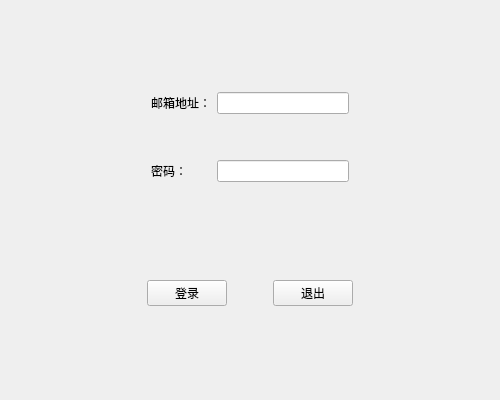
<?xml version="1.0" encoding="UTF-8"?>
<ui version="4.0">
 <class>MainWindow</class>
 <widget class="QMainWindow" name="MainWindow">
  <property name="enabled">
   <bool>true</bool>
  </property>
  <property name="geometry">
   <rect>
    <x>0</x>
    <y>0</y>
    <width>500</width>
    <height>400</height>
   </rect>
  </property>
  <property name="minimumSize">
   <size>
    <width>500</width>
    <height>400</height>
   </size>
  </property>
  <property name="maximumSize">
   <size>
    <width>500</width>
    <height>400</height>
   </size>
  </property>
  <property name="windowTitle">
   <string>登录窗口</string>
  </property>
  <property name="toolButtonStyle">
   <enum>Qt::ToolButtonIconOnly</enum>
  </property>
  <widget class="QWidget" name="centralwidget">
   <layout class="QVBoxLayout" name="verticalLayout">
    <item>
     <widget class="QWidget" name="widget_4" native="true">
      <property name="sizePolicy">
       <sizepolicy hsizetype="Preferred" vsizetype="Fixed">
        <horstretch>0</horstretch>
        <verstretch>0</verstretch>
       </sizepolicy>
      </property>
      <layout class="QGridLayout" name="gridLayout">
       <item row="2" column="3">
        <widget class="QLineEdit" name="password">
         <property name="echoMode">
          <enum>QLineEdit::Password</enum>
         </property>
        </widget>
       </item>
       <item row="0" column="3">
        <widget class="QLineEdit" name="email_address"/>
       </item>
       <item row="0" column="1">
        <widget class="QLabel" name="label_2">
         <property name="text">
          <string>邮箱地址：</string>
         </property>
        </widget>
       </item>
       <item row="2" column="1">
        <widget class="QLabel" name="label_3">
         <property name="text">
          <string>密码：</string>
         </property>
        </widget>
       </item>
       <item row="0" column="0">
        <spacer name="horizontalSpacer_4">
         <property name="orientation">
          <enum>Qt::Horizontal</enum>
         </property>
         <property name="sizeHint" stdset="0">
          <size>
           <width>40</width>
           <height>20</height>
          </size>
         </property>
        </spacer>
       </item>
       <item row="0" column="4">
        <spacer name="horizontalSpacer_5">
         <property name="orientation">
          <enum>Qt::Horizontal</enum>
         </property>
         <property name="sizeHint" stdset="0">
          <size>
           <width>40</width>
           <height>20</height>
          </size>
         </property>
        </spacer>
       </item>
       <item row="1" column="1">
        <spacer name="verticalSpacer">
         <property name="orientation">
          <enum>Qt::Vertical</enum>
         </property>
         <property name="sizeHint" stdset="0">
          <size>
           <width>20</width>
           <height>40</height>
          </size>
         </property>
        </spacer>
       </item>
      </layout>
     </widget>
    </item>
    <item>
     <widget class="QWidget" name="widget_3" native="true">
      <property name="sizePolicy">
       <sizepolicy hsizetype="Preferred" vsizetype="Fixed">
        <horstretch>0</horstretch>
        <verstretch>0</verstretch>
       </sizepolicy>
      </property>
      <layout class="QHBoxLayout" name="horizontalLayout_4">
       <item>
        <spacer name="horizontalSpacer">
         <property name="orientation">
          <enum>Qt::Horizontal</enum>
         </property>
         <property name="sizeHint" stdset="0">
          <size>
           <width>40</width>
           <height>20</height>
          </size>
         </property>
        </spacer>
       </item>
       <item>
        <widget class="QPushButton" name="pushButton_login">
         <property name="text">
          <string>登录</string>
         </property>
        </widget>
       </item>
       <item>
        <spacer name="horizontalSpacer_3">
         <property name="orientation">
          <enum>Qt::Horizontal</enum>
         </property>
         <property name="sizeType">
          <enum>QSizePolicy::Fixed</enum>
         </property>
         <property name="sizeHint" stdset="0">
          <size>
           <width>40</width>
           <height>20</height>
          </size>
         </property>
        </spacer>
       </item>
       <item>
        <widget class="QPushButton" name="pushButton_exit">
         <property name="text">
          <string>退出</string>
         </property>
        </widget>
       </item>
       <item>
        <spacer name="horizontalSpacer_2">
         <property name="orientation">
          <enum>Qt::Horizontal</enum>
         </property>
         <property name="sizeHint" stdset="0">
          <size>
           <width>40</width>
           <height>20</height>
          </size>
         </property>
        </spacer>
       </item>
      </layout>
     </widget>
    </item>
   </layout>
  </widget>
 </widget>
 <resources/>
 <connections/>
</ui>
